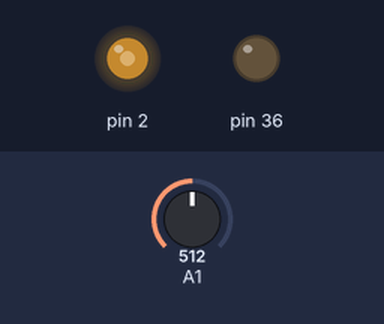
The sketch below on a simulated Arduino Mega 2560, built with avr-gcc and run on an emulated ATmega2560. Parts: output pins drawn as LEDs (lit = HIGH). Inputs (shaded band) come from the test bench; at power-on: A1 = 512.

Above: at 1.2 s.
1.3 s: A1 set to 716
At 2.5 s:
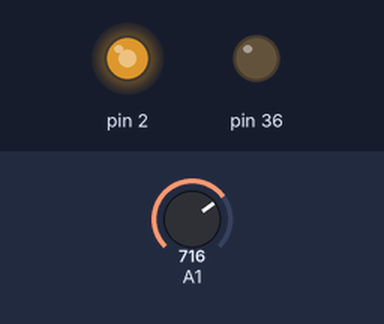
2.8 s: A1 set to 900
At 3.8 s:
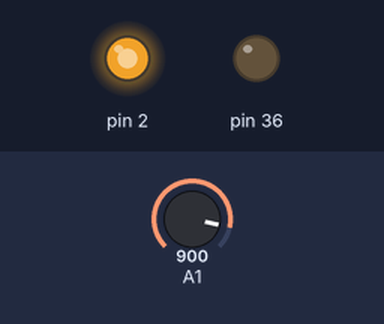
4.3 s: A1 set to 122
At 5.0 s:
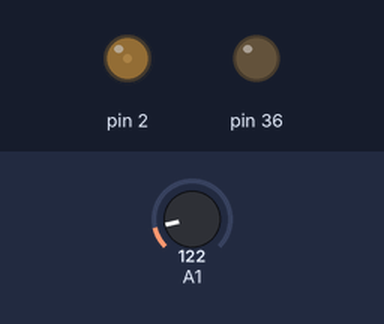
5.8 s: A1 set to 0
At 6.1 s:
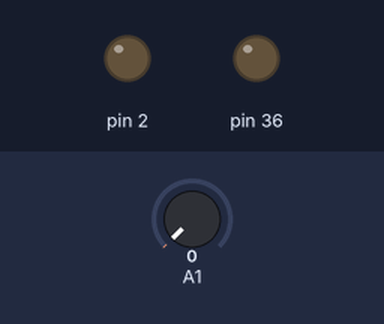
7.3 s: A1 set to 511
At 8.5 s:
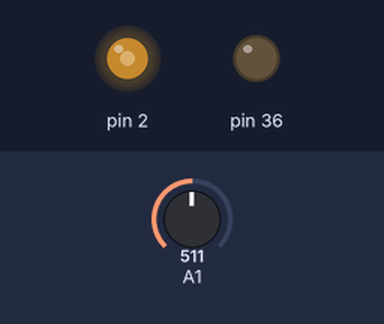
Timing chart, 0 to 9.8 s (numbered marks = the images above; inputs shaded):
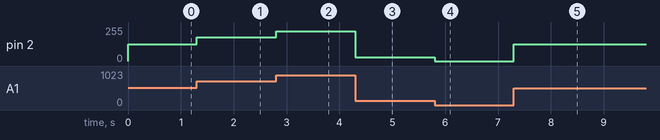

Measured:
- after the input at 1.3 s, pin 2: 127/255 → 178/255 at once
- after the input at 2.8 s, pin 2: 178/255 → 224/255 at once
- after the input at 4.3 s, pin 2: 224/255 → 30/255 at once
- after the input at 5.8 s, pin 2: 30/255 → 0/255 at once
- after the input at 7.3 s, pin 2: 0/255 → 127/255 at once

The sketch:

potenciometro.ino
```cpp
// controla brilho da lâmpada ao mexer no potenciometro
// mesmo código pode ser usado para controlar o motor no potenciometro também


int analog;


void setup()
{

  Serial.begin(9600);

  analogReference(DEFAULT);

  pinMode(36, OUTPUT);

  //tone(38, 740, 200);
  //analogWrite(2,120);
}

void loop()
{
  analogRead(A1); // 0..1023 (0v e 5v) ==> 0..255

  // 5 parâmetros -> variável, mínimo, máximo q vc vai ler, mínimo, máximo que vai gerar
  analog = map(analogRead(A1), 0, 1023, 0, 255);

  analogWrite(2, analog);
}
```
